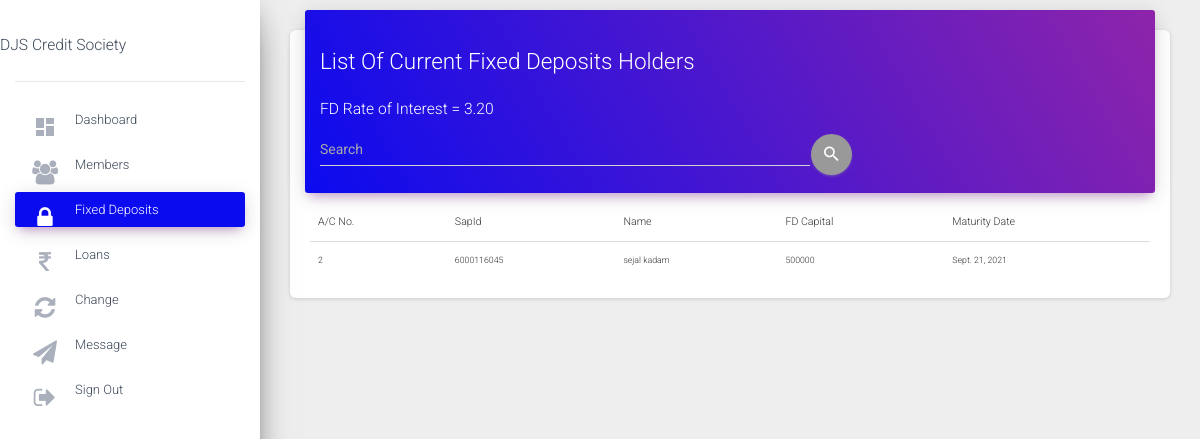
The page /csadmin/fixeddeposits (signed in) on the database as committed earlier.
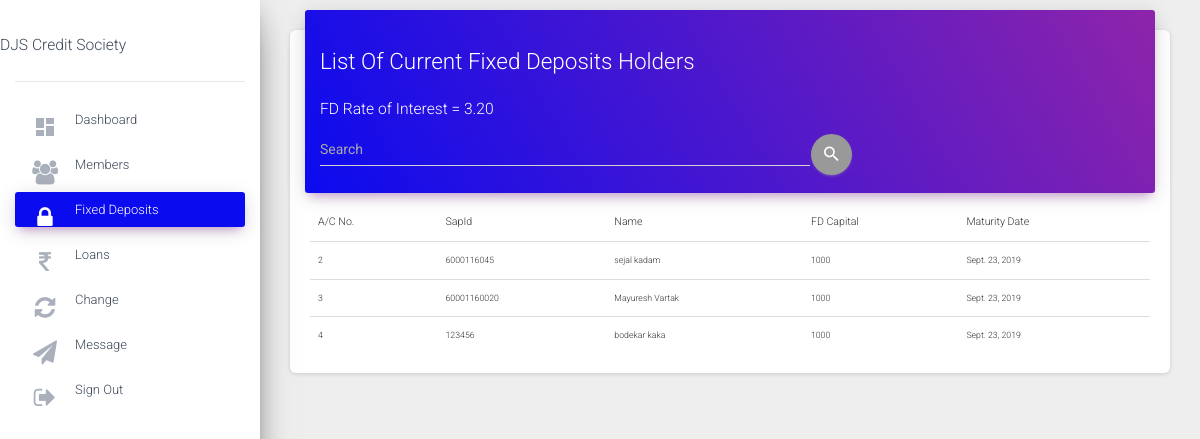
The same page on the database as committed later.
### status/models.py (models this page shows, shortened)
class Account(models.Model):
    accountnumber=models.IntegerField(null=False,unique=True)
    username=models.ForeignKey(User,on_delete=models.CASCADE,null=True,unique=True)
    name=models.CharField(max_length=50,null=False)
    sapid=models.IntegerField(null=False,unique=True)
    dateofjoining=models.DateField(null=False)
    sharevalue=models.IntegerField(default=0,null=False)
    totalinvestment=models.IntegerField(default=0,null=False)
    shareamount=models.IntegerField(default=0,null=False)
    sharebalance=models.IntegerField(default=0)
    cdamount=models.IntegerField(default=0)
    cdbalance=models.IntegerField(default=0)
    totalamount=models.DecimalField(default=0,max_digits=10,decimal_places=2)
    Noofshares=models.IntegerField(default=0,null=True)
    islongloantaken=models.BooleanField(default=False)
    isloanemertaken=models.BooleanField(default=False)
    longloanamount=models.DecimalField(blank=True,null=True,default=0,max_digits=10,decimal_places=2)
    longloanprinciple=models.DecimalField(blank=True,null=True,default=0,max_digits=10,decimal_places=2)
    longloanperiod=models.IntegerField(blank=True,null=True,default=0)
    longloaninterestamount=models.DecimalField(blank=True,null=True,default=0,max_digits=10,decimal_places=2)
    longloanbalance=models.DecimalField(blank=True,null=True,default=0,max_digits=10,decimal_places=2)
    longloanadditional=models.DecimalField(blank=True,null=True,default=0,max_digits=10,decimal_places=2)
    longloanemi=models.DecimalField(blank=True,null=True,default=0,max_digits=10,decimal_places=2)
    emerloanamount=models.DecimalField(blank=True,null=True,default=0,max_digits=10,decimal_places=2)
    emerloanprinciple=models.DecimalField(blank=True,null=True,default=0,max_digits=10,decimal_places=2)
    emerloanperiod=models.IntegerField(blank=True,null=True,default=0)
    emerloaninterestamount=models.DecimalField(blank=True,null=True,default=0,max_digits=10,decimal_places=2)
    emerloanbalance=models.DecimalField(blank=True,null=True,default=0,max_digits=10,decimal_places=2)
    emerloanemi=models.DecimalField(blank=True,null=True,default=0,max_digits=10,decimal_places=2)
    downpayment=models.DecimalField(blank=True,null=True,default=0,max_digits=10,decimal_places=2)
    displaydownpayment=models.DecimalField(blank=True,null=True,default=0,max_digits=10,decimal_places=2)
    fdcapital=models.IntegerField(default=0,null=True)
    fdmaturitydate=models.DateField(null=True)
    teachingstaff=models.BooleanField(default=False)
    nonteachingstaff=models.BooleanField(default=False)

### csadmin/views.py (the view)
# urls.py: path('fixeddeposits', views.fixeddeposits,name="fixeddeposits"),
@login_required
def fixeddeposits(request):
    users=Account.objects.all()
    Interests=interests.objects.all().last()
    acc_filter = AccountFilter(request.GET, queryset=users)
    context={
        'fdadmin':users,
        'Interests':Interests,
        'Bank':"active",
        'filter': acc_filter,
    }
    return render (request,'fd_admin.html',context=context)

### csadmin/templates/fd_admin.html (shortened to what this page needs)
{%extends 'base.html'%}
{%block content%}
<main role="main" class="col-md-8 col-lg-12 px-4">
  <div class="content">
    <div class="container-fluid">
      <div class="row">
        <div class="col-md-12">
          <div class="card">
            <div class="card-header card-header-primary">
              <h2 class="h2">List Of Current Fixed Deposits Holders</h2>
              <h3>FD Rate of Interest = {{Interests.fdinterest}}</h3>
              <form method="get">
                <div class="input-group " style='width:65%'>
                <table>
                <input type="text" style="color:#fff" class="form-control" autocomplete="off" name="name" placeholder="Search" id="id_name">
                <button type="button" class="btn btn-round btn-just-icon" name="button"><i class="material-icons">search</i></button>
                </table>
              </div>
              </form>
            </div>
            <div class="card-body">
              <div class="table-responsive">
                <table class="table">
                  <thead>
                    <tr>
                      <th>A/C No.</th>
                      <th>SapId</th>
                      <th>Name</th>
                      <th>FD Capital</th>
                      <th>Maturity Date</th>
                    </tr>
                  </thead>
                  <tbody>
              {%for i in filter.qs%}
                    {%if i.fdcapital != 0%}
                <tr>
                  <td>{{i.accountnumber}}</td>
                  <td>{{i.sapid}}</td>
                  <td>{{i.name}}</td>
                  <td>{{i.fdcapital}}</td>
                  <td>{{i.fdmaturitydate}}</td>
                    {%endif%}
                </tr>
              {%endfor%}
              </tbody>
                </table>
              </div>
            </div>
          </div>
        </div>
  </div>
  </div>
</main>
{%endblock%}

Rows that differ between the two databases and show on the page:
changed Account "sejal kadam": fdcapital "500000" → "1000"; fdmaturitydate "Sept. 21, 2021" → "Sept. 23, 2019"
now on this page (row edited): Account: accountnumber "3", sapid "60001160020", name "Mayuresh Vartak", fdcapital "1000", fdmaturitydate "Sept. 23, 2019"
now on this page (row edited): Account: accountnumber "4", sapid "123456", name "bodekar kaka", fdcapital "1000", fdmaturitydate "Sept. 23, 2019"
